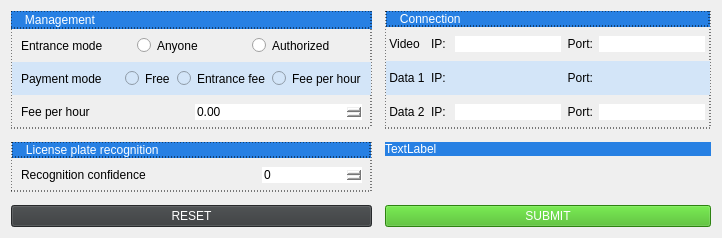
      <widget class="QWidget" name="settings_page">
       <layout class="QGridLayout" name="gridLayout">
        <property name="spacing">
         <number>13</number>
        </property>
        <item row="0" column="0">
         <widget class="QWidget" name="management_settings" native="true">
          <property name="styleSheet">
           <string notr="true">border: 1px dotted;</string>
          </property>
          <layout class="QVBoxLayout" name="verticalLayout_7" stretch="1,5">
           <property name="spacing">
            <number>0</number>
           </property>
           <property name="leftMargin">
            <number>0</number>
           </property>
           <property name="topMargin">
            <number>0</number>
           </property>
           <property name="rightMargin">
            <number>0</number>
           </property>
           <property name="bottomMargin">
            <number>0</number>
           </property>
           <item>
            <widget class="QLabel" name="label">
             <property name="styleSheet">
              <string notr="true">background-color: #2780e3;
color: rgb(255, 255, 255);</string>
             </property>
             <property name="text">
              <string>   Management</string>
             </property>
            </widget>
           </item>
           <item>
            <widget class="QWidget" name="widget_7" native="true">
             <property name="styleSheet">
              <string notr="true">border: 0px solid black;</string>
             </property>
             <layout class="QVBoxLayout" name="verticalLayout_12">
              <property name="spacing">
               <number>0</number>
              </property>
              <property name="leftMargin">
               <number>1</number>
              </property>
              <property name="topMargin">
               <number>0</number>
              </property>
              <property name="rightMargin">
               <number>1</number>
              </property>
              <property name="bottomMargin">
               <number>0</number>
              </property>
              <item>
               <widget class="QWidget" name="entrance_mode" native="true">
                <layout class="QHBoxLayout" name="horizontalLayout_4">
                 <item>
                  <widget class="QLabel" name="label_5">
                   <property name="text">
                    <string>Entrance mode</string>
                   </property>
                  </widget>
                 </item>
                 <item>
                  <widget class="QRadioButton" name="anyone">
                   <property name="text">
                    <string>Anyone</string>
                   </property>
                  </widget>
                 </item>
                 <item>
                  <widget class="QRadioButton" name="authorized">
                   <property name="text">
                    <string>Authorized</string>
                   </property>
                  </widget>
                 </item>
                </layout>
               </widget>
              </item>
              <item>
               <widget class="QWidget" name="payment_mode" native="true">
                <property name="styleSheet">
                 <string notr="true">background-color: #d3e5f8;</string>
                </property>
                <layout class="QHBoxLayout" name="horizontalLayout_7">
                 <item>
                  <widget class="QLabel" name="label_9">
                   <property name="text">
                    <string>Payment mode     </string>
                   </property>
                  </widget>
                 </item>
                 <item>
                  <widget class="QRadioButton" name="free">
                   <property name="text">
                    <string>Free</string>
                   </property>
                  </widget>
                 </item>
                 <item>
                  <widget class="QRadioButton" name="entrance_fee">
                   <property name="text">
                    <string>Entrance fee</string>
                   </property>
                  </widget>
                 </item>
                 <item>
                  <widget class="QRadioButton" name="per_hour">
                   <property name="text">
                    <string>Fee per hour</string>
                   </property>
                  </widget>
                 </item>
                </layout>
               </widget>
              </item>
              <item>
               <widget class="QWidget" name="fee_per_hour" native="true">
                <layout class="QHBoxLayout" name="horizontalLayout_8">
                 <item>
                  <widget class="QLabel" name="label_10">
                   <property name="text">
                    <string>Fee per hour</string>
                   </property>
                  </widget>
                 </item>
                 <item>
                  <widget class="QDoubleSpinBox" name="fee_per_hour_input"/>
                 </item>
                </layout>
               </widget>
              </item>
             </layout>
            </widget>
           </item>
          </layout>
         </widget>
        </item>
        <item row="0" column="1">
         <widget class="QWidget" name="connection_settings" native="true">
          <property name="styleSheet">
           <string notr="true">border: 1px dotted;</string>
          </property>
          <layout class="QVBoxLayout" name="verticalLayout_9" stretch="1,5">
           <property name="spacing">
            <number>0</number>
           </property>
           <property name="leftMargin">
            <number>1</number>
           </property>
           <property name="topMargin">
            <number>0</number>
           </property>
           <property name="rightMargin">
            <number>1</number>
           </property>
           <property name="bottomMargin">
            <number>0</number>
           </property>
           <item>
            <widget class="QLabel" name="label_2">
             <property name="styleSheet">
              <string notr="true">background-color: #2780e3;
color: rgb(255, 255, 255);</string>
             </property>
             <property name="text">
              <string>   Connection</string>
             </property>
            </widget>
           </item>
           <item>
            <widget class="QWidget" name="widget_11" native="true">
             <property name="styleSheet">
              <string notr="true">border: 0px;</string>
             </property>
             <layout class="QVBoxLayout" name="verticalLayout_14">
              <property name="spacing">
               <number>0</number>
              </property>
              <property name="leftMargin">
               <number>0</number>
              </property>
              <property name="topMargin">
               <number>0</number>
              </property>
              <property name="rightMargin">
               <number>0</number>
              </property>
              <property name="bottomMargin">
               <number>0</number>
              </property>
              <item>
               <widget class="QWidget" name="video_socket" native="true">
                <layout class="QHBoxLayout" name="horizontalLayout_9">
                 <property name="leftMargin">
                  <number>0</number>
                 </property>
                 <property name="rightMargin">
                  <number>5</number>
                 </property>
                 <item>
                  <widget class="QLabel" name="label_11">
                   <property name="text">
                    <string> Video</string>
                   </property>
                  </widget>
                 </item>
                 <item>
                  <widget class="QLabel" name="label_14">
                   <property name="text">
                    <string>IP: </string>
                   </property>
                   <property name="alignment">
                    <set>Qt::AlignRight|Qt::AlignTrailing|Qt::AlignVCenter</set>
                   </property>
                  </widget>
                 </item>
                 <item>
                  <widget class="QLineEdit" name="video_ip">
                   <property name="sizePolicy">
                    <sizepolicy hsizetype="Fixed" vsizetype="Fixed">
                     <horstretch>0</horstretch>
                     <verstretch>0</verstretch>
                    </sizepolicy>
                   </property>
                   <property name="maximumSize">
                    <size>
                     <width>200</width>
                     <height>16777215</height>
                    </size>
                   </property>
                   <property name="text">
                    <string/>
                   </property>
                  </widget>
                 </item>
                 <item>
                  <widget class="QLabel" name="label_15">
                   <property name="text">
                    <string>Port:</string>
                   </property>
                   <property name="alignment">
                    <set>Qt::AlignRight|Qt::AlignTrailing|Qt::AlignVCenter</set>
                   </property>
                  </widget>
                 </item>
                 <item>
                  <widget class="QLineEdit" name="video_port">
                   <property name="sizePolicy">
                    <sizepolicy hsizetype="Fixed" vsizetype="Fixed">
                     <horstretch>0</horstretch>
                     <verstretch>0</verstretch>
                    </sizepolicy>
                   </property>
                   <property name="maximumSize">
                    <size>
                     <width>200</width>
                     <height>16777215</height>
                    </size>
                   </property>
                  </widget>
                 </item>
                </layout>
               </widget>
              </item>
              <item>
               <widget class="QWidget" name="data_socket1" native="true">
                <property name="styleSheet">
                 <string notr="true">background-color: #d3e5f8;</string>
                </property>
                <layout class="QHBoxLayout" name="horizontalLayout_10">
                 <property name="leftMargin">
                  <number>0</number>
                 </property>
                 <property name="rightMargin">
                  <number>5</number>
                 </property>
                 <item>
                  <widget class="QLabel" name="label_12">
                   <property name="text">
                    <string> Data 1</string>
                   </property>
                  </widget>
                 </item>
                 <item>
                  <widget class="QLabel" name="label_17">
                   <property name="text">
                    <string>IP: </string>
                   </property>
                   <property name="alignment">
                    <set>Qt::AlignRight|Qt::AlignTrailing|Qt::AlignVCenter</set>
                   </property>
                  </widget>
                 </item>
                 <item>
                  <widget class="QLineEdit" name="data1_ip">
                   <property name="sizePolicy">
                    <sizepolicy hsizetype="Fixed" vsizetype="Fixed">
                     <horstretch>0</horstretch>
                     <verstretch>0</verstretch>
                    </sizepolicy>
                   </property>
                   <property name="maximumSize">
                    <size>
                     <width>200</width>
                     <height>16777215</height>
                    </size>
                   </property>
                   <property name="text">
                    <string/>
                   </property>
                  </widget>
                 </item>
                 <item>
                  <widget class="QLabel" name="label_16">
                   <property name="text">
                    <string>Port:</string>
                   </property>
                   <property name="alignment">
                    <set>Qt::AlignRight|Qt::AlignTrailing|Qt::AlignVCenter</set>
                   </property>
                  </widget>
                 </item>
                 <item>
                  <widget class="QLineEdit" name="data1_port">
                   <property name="sizePolicy">
                    <sizepolicy hsizetype="Fixed" vsizetype="Fixed">
                     <horstretch>0</horstretch>
                     <verstretch>0</verstretch>
                    </sizepolicy>
                   </property>
                   <property name="maximumSize">
                    <size>
                     <width>200</width>
                     <height>16777215</height>
                    </size>
                   </property>
                  </widget>
                 </item>
                </layout>
               </widget>
              </item>
              <item>
               <widget class="QWidget" name="data_socket2" native="true">
                <layout class="QHBoxLayout" name="horizontalLayout_11">
                 <property name="leftMargin">
                  <number>0</number>
                 </property>
                 <property name="rightMargin">
                  <number>5</number>
                 </property>
                 <item>
                  <widget class="QLabel" name="label_13">
                   <property name="text">
                    <string> Data 2</string>
                   </property>
                  </widget>
                 </item>
                 <item>
                  <widget class="QLabel" name="label_19">
                   <property name="text">
                    <string>IP: </string>
                   </property>
                   <property name="alignment">
                    <set>Qt::AlignRight|Qt::AlignTrailing|Qt::AlignVCenter</set>
                   </property>
                  </widget>
                 </item>
                 <item>
                  <widget class="QLineEdit" name="data2_ip">
                   <property name="sizePolicy">
                    <sizepolicy hsizetype="Fixed" vsizetype="Fixed">
                     <horstretch>0</horstretch>
                     <verstretch>0</verstretch>
                    </sizepolicy>
                   </property>
                   <property name="maximumSize">
                    <size>
                     <width>200</width>
                     <height>16777215</height>
                    </size>
                   </property>
                   <property name="text">
                    <string/>
                   </property>
                  </widget>
                 </item>
                 <item>
                  <widget class="QLabel" name="label_18">
                   <property name="text">
                    <string>Port:</string>
                   </property>
                   <property name="alignment">
                    <set>Qt::AlignRight|Qt::AlignTrailing|Qt::AlignVCenter</set>
                   </property>
                  </widget>
                 </item>
                 <item>
                  <widget class="QLineEdit" name="data2_port">
                   <property name="sizePolicy">
                    <sizepolicy hsizetype="Fixed" vsizetype="Fixed">
                     <horstretch>0</horstretch>
                     <verstretch>0</verstretch>
                    </sizepolicy>
                   </property>
                   <property name="maximumSize">
                    <size>
                     <width>200</width>
                     <height>16777215</height>
                    </size>
                   </property>
                  </widget>
                 </item>
                </layout>
               </widget>
              </item>
             </layout>
            </widget>
           </item>
          </layout>
         </widget>
        </item>
        <item row="1" column="1">
         <widget class="QWidget" name="widget_5" native="true">
          <layout class="QVBoxLayout" name="verticalLayout_11" stretch="1,5">
           <property name="spacing">
            <number>0</number>
           </property>
           <property name="leftMargin">
            <number>0</number>
           </property>
           <property name="topMargin">
            <number>0</number>
           </property>
           <property name="rightMargin">
            <number>0</number>
           </property>
           <property name="bottomMargin">
            <number>0</number>
           </property>
           <item>
            <widget class="QLabel" name="label_4">
             <property name="styleSheet">
              <string notr="true">background-color: #2780e3;
color: rgb(255, 255, 255);</string>
             </property>
             <property name="text">
              <string>TextLabel</string>
             </property>
            </widget>
           </item>
           <item>
            <widget class="QWidget" name="widget_13" native="true"/>
           </item>
          </layout>
         </widget>
        </item>
        <item row="1" column="0">
         <widget class="QWidget" name="recognition_settings" native="true">
          <property name="styleSheet">
           <string notr="true">border: 1px dotted;</string>
          </property>
          <layout class="QVBoxLayout" name="verticalLayout_10" stretch="1,5">
           <property name="spacing">
            <number>0</number>
           </property>
           <property name="leftMargin">
            <number>1</number>
           </property>
           <property name="topMargin">
            <number>0</number>
           </property>
           <property name="rightMargin">
            <number>1</number>
           </property>
           <property name="bottomMargin">
            <number>0</number>
           </property>
           <item>
            <widget class="QLabel" name="label_3">
             <property name="styleSheet">
              <string notr="true">background-color: #2780e3;
color: rgb(255, 255, 255);</string>
             </property>
             <property name="text">
              <string>   License plate recognition</string>
             </property>
            </widget>
           </item>
           <item>
            <widget class="QWidget" name="widget_9" native="true">
             <property name="styleSheet">
              <string notr="true">border: 0px;</string>
             </property>
             <layout class="QVBoxLayout" name="verticalLayout_15">
              <property name="spacing">
               <number>0</number>
              </property>
              <property name="leftMargin">
               <number>0</number>
              </property>
              <property name="topMargin">
               <number>0</number>
              </property>
              <property name="rightMargin">
               <number>0</number>
              </property>
              <property name="bottomMargin">
               <number>0</number>
              </property>
              <item>
               <widget class="QWidget" name="widget_2" native="true">
                <layout class="QHBoxLayout" name="horizontalLayout_12">
                 <item>
                  <widget class="QLabel" name="label_20">
                   <property name="text">
                    <string>Recognition confidence</string>
                   </property>
                  </widget>
                 </item>
                 <item>
                  <widget class="QSpinBox" name="conf_box">
                   <property name="maximumSize">
                    <size>
                     <width>100</width>
                     <height>16777215</height>
                    </size>
                   </property>
                  </widget>
                 </item>
                </layout>
               </widget>
              </item>
              <item>
               <widget class="QWidget" name="widget_3" native="true">
                <property name="styleSheet">
                 <string notr="true">background-color: #d3e5f8;</string>
                </property>
               </widget>
              </item>
             </layout>
            </widget>
           </item>
          </layout>
         </widget>
        </item>
        <item row="2" column="1">
         <widget class="QPushButton" name="submit_button">
          <property name="styleSheet">
           <string notr="true">background-color: #3fb618;
color: #fff;
</string>
          </property>
          <property name="text">
           <string>SUBMIT</string>
          </property>
         </widget>
        </item>
        <item row="2" column="0">
         <widget class="QPushButton" name="reset_button">
          <property name="styleSheet">
           <string notr="true">background-color: #373a3c;
color: #fff;</string>
          </property>
          <property name="text">
           <string>RESET</string>
          </property>
         </widget>
        </item>
       </layout>
      </widget>
